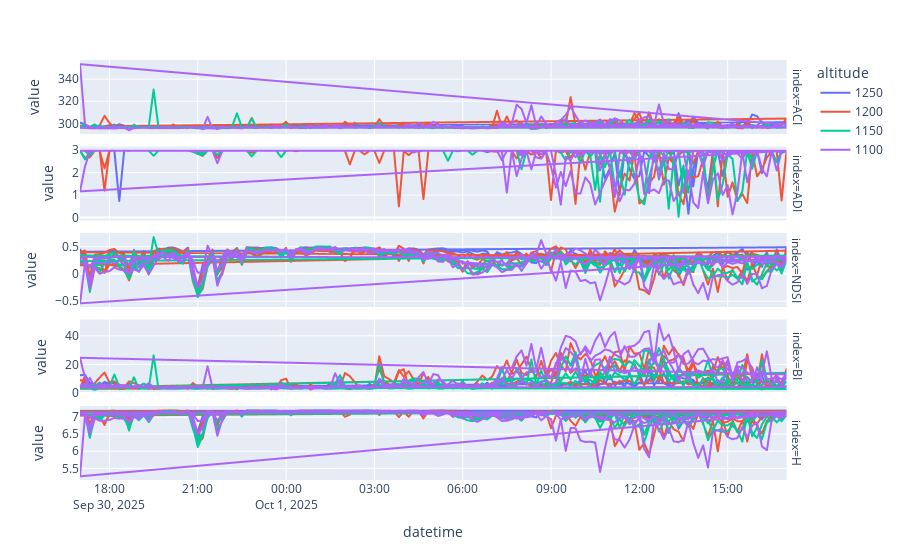

Write notebook code for a chart like this one.
### Markdown cell above
### With long file in order to see each index with the others

### Code cell
fig = px.line(
    df_long,
    x='datetime',
    y='value',
    color='altitude',
    log_y=False,
    facet_row='index',
)

fig.update_yaxes(matches=None)

fig.show()

### Figure 1 — Plotly figure (JSON) as saved in the notebook; plotly's stock layout.template omitted (floating-point values rounded to 4 significant figures; data arrays with more than 128 entries replaced by an {"elided": "..."} marker saying what was removed)
{"data": [{"hovertemplate": "altitude=1250<br>index=ACI<br>datetime=%{x}<br>value=%{y}<extra></extra>", "legendgroup": "1250", "line": {"color": "#636efa", "dash": "solid"}, "marker": {"symbol": "circle"}, "mode": "lines", "name": "1250", "showlegend": true, "type": "scattergl", "x": {"elided": "290 str values"}, "xaxis": "x5", "y": {"elided": "290 float values"}, "yaxis": "y5"}, {"hovertemplate": "altitude=1250<br>index=ADI<br>datetime=%{x}<br>value=%{y}<extra></extra>", "legendgroup": "1250", "line": {"color": "#636efa", "dash": "solid"}, "marker": {"symbol": "circle"}, "mode": "lines", "name": "1250", "showlegend": false, "type": "scattergl", "x": {"elided": "290 str values"}, "xaxis": "x4", "y": {"elided": "290 float values"}, "yaxis": "y4"}, {"hovertemplate": "altitude=1250<br>index=NDSI<br>datetime=%{x}<br>value=%{y}<extra></extra>", "legendgroup": "1250", "line": {"color": "#636efa", "dash": "solid"}, "marker": {"symbol": "circle"}, "mode": "lines", "name": "1250", "showlegend": false, "type": "scattergl", "x": {"elided": "290 str values"}, "xaxis": "x3", "y": {"elided": "290 float values"}, "yaxis": "y3"}, {"hovertemplate": "altitude=1250<br>index=BI<br>datetime=%{x}<br>value=%{y}<extra></extra>", "legendgroup": "1250", "line": {"color": "#636efa", "dash": "solid"}, "marker": {"symbol": "circle"}, "mode": "lines", "name": "1250", "showlegend": false, "type": "scattergl", "x": {"elided": "290 str values"}, "xaxis": "x2", "y": {"elided": "290 float values"}, "yaxis": "y2"}, {"hovertemplate": "altitude=1250<br>index=H<br>datetime=%{x}<br>value=%{y}<extra></extra>", "legendgroup": "1250", "line": {"color": "#636efa", "dash": "solid"}, "marker": {"symbol": "circle"}, "mode": "lines", "name": "1250", "showlegend": false, "type": "scattergl", "x": {"elided": "290 str values"}, "xaxis": "x", "y": {"elided": "290 float values"}, "yaxis": "y"}, {"hovertemplate": "altitude=1200<br>index=ACI<br>datetime=%{x}<br>value=%{y}<extra></extra>", "legendgroup": "1200", "line": {"color": "#EF553B", "dash": "solid"}, "marker": {"symbol": "circle"}, "mode": "lines", "name": "1200", "showlegend": true, "type": "scattergl", "x": {"elided": "435 str values"}, "xaxis": "x5", "y": {"elided": "435 float values"}, "yaxis": "y5"}, {"hovertemplate": "altitude=1200<br>index=ADI<br>datetime=%{x}<br>value=%{y}<extra></extra>", "legendgroup": "1200", "line": {"color": "#EF553B", "dash": "solid"}, "marker": {"symbol": "circle"}, "mode": "lines", "name": "1200", "showlegend": false, "type": "scattergl", "x": {"elided": "435 str values"}, "xaxis": "x4", "y": {"elided": "435 float values"}, "yaxis": "y4"}, {"hovertemplate": "altitude=1200<br>index=NDSI<br>datetime=%{x}<br>value=%{y}<extra></extra>", "legendgroup": "1200", "line": {"color": "#EF553B", "dash": "solid"}, "marker": {"symbol": "circle"}, "mode": "lines", "name": "1200", "showlegend": false, "type": "scattergl", "x": {"elided": "435 str values"}, "xaxis": "x3", "y": {"elided": "435 float values"}, "yaxis": "y3"}, {"hovertemplate": "altitude=1200<br>index=BI<br>datetime=%{x}<br>value=%{y}<extra></extra>", "legendgroup": "1200", "line": {"color": "#EF553B", "dash": "solid"}, "marker": {"symbol": "circle"}, "mode": "lines", "name": "1200", "showlegend": false, "type": "scattergl", "x": {"elided": "435 str values"}, "xaxis": "x2", "y": {"elided": "435 float values"}, "yaxis": "y2"}, {"hovertemplate": "altitude=1200<br>index=H<br>datetime=%{x}<br>value=%{y}<extra></extra>", "legendgroup": "1200", "line": {"color": "#EF553B", "dash": "solid"}, "marker": {"symbol": "circle"}, "mode": "lines", "name": "1200", "showlegend": false, "type": "scattergl", "x": {"elided": "435 str values"}, "xaxis": "x", "y": {"elided": "435 float values"}, "yaxis": "y"}, {"hovertemplate": "altitude=1150<br>index=ACI<br>datetime=%{x}<br>value=%{y}<extra></extra>", "legendgroup": "1150", "line": {"color": "#00cc96", "dash": "solid"}, "marker": {"symbol": "circle"}, "mode": "lines", "name": "1150", "showlegend": true, "type": "scattergl", "x": {"elided": "435 str values"}, "xaxis": "x5", "y": {"elided": "435 float values"}, "yaxis": "y5"}, {"hovertemplate": "altitude=1150<br>index=ADI<br>datetime=%{x}<br>value=%{y}<extra></extra>", "legendgroup": "1150", "line": {"color": "#00cc96", "dash": "solid"}, "marker": {"symbol": "circle"}, "mode": "lines", "name": "1150", "showlegend": false, "type": "scattergl", "x": {"elided": "435 str values"}, "xaxis": "x4", "y": {"elided": "435 float values"}, "yaxis": "y4"}, {"hovertemplate": "altitude=1150<br>index=NDSI<br>datetime=%{x}<br>value=%{y}<extra></extra>", "legendgroup": "1150", "line": {"color": "#00cc96", "dash": "solid"}, "marker": {"symbol": "circle"}, "mode": "lines", "name": "1150", "showlegend": false, "type": "scattergl", "x": {"elided": "435 str values"}, "xaxis": "x3", "y": {"elided": "435 float values"}, "yaxis": "y3"}, {"hovertemplate": "altitude=1150<br>index=BI<br>datetime=%{x}<br>value=%{y}<extra></extra>", "legendgroup": "1150", "line": {"color": "#00cc96", "dash": "solid"}, "marker": {"symbol": "circle"}, "mode": "lines", "name": "1150", "showlegend": false, "type": "scattergl", "x": {"elided": "435 str values"}, "xaxis": "x2", "y": {"elided": "435 float values"}, "yaxis": "y2"}, {"hovertemplate": "altitude=1150<br>index=H<br>datetime=%{x}<br>value=%{y}<extra></extra>", "legendgroup": "1150", "line": {"color": "#00cc96", "dash": "solid"}, "marker": {"symbol": "circle"}, "mode": "lines", "name": "1150", "showlegend": false, "type": "scattergl", "x": {"elided": "435 str values"}, "xaxis": "x", "y": {"elided": "435 float values"}, "yaxis": "y"}, {"hovertemplate": "altitude=1100<br>index=ACI<br>datetime=%{x}<br>value=%{y}<extra></extra>", "legendgroup": "1100", "line": {"color": "#ab63fa", "dash": "solid"}, "marker": {"symbol": "circle"}, "mode": "lines", "name": "1100", "showlegend": true, "type": "scattergl", "x": {"elided": "435 str values"}, "xaxis": "x5", "y": {"elided": "435 float values"}, "yaxis": "y5"}, {"hovertemplate": "altitude=1100<br>index=ADI<br>datetime=%{x}<br>value=%{y}<extra></extra>", "legendgroup": "1100", "line": {"color": "#ab63fa", "dash": "solid"}, "marker": {"symbol": "circle"}, "mode": "lines", "name": "1100", "showlegend": false, "type": "scattergl", "x": {"elided": "435 str values"}, "xaxis": "x4", "y": {"elided": "435 float values"}, "yaxis": "y4"}, {"hovertemplate": "altitude=1100<br>index=NDSI<br>datetime=%{x}<br>value=%{y}<extra></extra>", "legendgroup": "1100", "line": {"color": "#ab63fa", "dash": "solid"}, "marker": {"symbol": "circle"}, "mode": "lines", "name": "1100", "showlegend": false, "type": "scattergl", "x": {"elided": "435 str values"}, "xaxis": "x3", "y": {"elided": "435 float values"}, "yaxis": "y3"}, {"hovertemplate": "altitude=1100<br>index=BI<br>datetime=%{x}<br>value=%{y}<extra></extra>", "legendgroup": "1100", "line": {"color": "#ab63fa", "dash": "solid"}, "marker": {"symbol": "circle"}, "mode": "lines", "name": "1100", "showlegend": false, "type": "scattergl", "x": {"elided": "435 str values"}, "xaxis": "x2", "y": {"elided": "435 float values"}, "yaxis": "y2"}, {"hovertemplate": "altitude=1100<br>index=H<br>datetime=%{x}<br>value=%{y}<extra></extra>", "legendgroup": "1100", "line": {"color": "#ab63fa", "dash": "solid"}, "marker": {"symbol": "circle"}, "mode": "lines", "name": "1100", "showlegend": false, "type": "scattergl", "x": {"elided": "435 str values"}, "xaxis": "x", "y": {"elided": "435 float values"}, "yaxis": "y"}], "layout": {"annotations": [{"font": {}, "showarrow": false, "text": "index=H", "textangle": 90, "x": 0.98, "xanchor": "left", "xref": "paper", "y": 0.088, "yanchor": "middle", "yref": "paper"}, {"font": {}, "showarrow": false, "text": "index=BI", "textangle": 90, "x": 0.98, "xanchor": "left", "xref": "paper", "y": 0.294, "yanchor": "middle", "yref": "paper"}, {"font": {}, "showarrow": false, "text": "index=NDSI", "textangle": 90, "x": 0.98, "xanchor": "left", "xref": "paper", "y": 0.5, "yanchor": "middle", "yref": "paper"}, {"font": {}, "showarrow": false, "text": "index=ADI", "textangle": 90, "x": 0.98, "xanchor": "left", "xref": "paper", "y": 0.706, "yanchor": "middle", "yref": "paper"}, {"font": {}, "showarrow": false, "text": "index=ACI", "textangle": 90, "x": 0.98, "xanchor": "left", "xref": "paper", "y": 0.912, "yanchor": "middle", "yref": "paper"}], "legend": {"title": {"text": "altitude"}, "tracegroupgap": 0}, "margin": {"t": 60}, "xaxis": {"anchor": "y", "domain": [0, 0.98], "title": {"text": "datetime"}}, "xaxis2": {"anchor": "y2", "domain": [0, 0.98], "matches": "x", "showticklabels": false}, "xaxis3": {"anchor": "y3", "domain": [0, 0.98], "matches": "x", "showticklabels": false}, "xaxis4": {"anchor": "y4", "domain": [0, 0.98], "matches": "x", "showticklabels": false}, "xaxis5": {"anchor": "y5", "domain": [0, 0.98], "matches": "x", "showticklabels": false}, "yaxis": {"anchor": "x", "domain": [0, 0.176], "title": {"text": "value"}}, "yaxis2": {"anchor": "x2", "domain": [0.206, 0.382], "title": {"text": "value"}}, "yaxis3": {"anchor": "x3", "domain": [0.412, 0.588], "title": {"text": "value"}}, "yaxis4": {"anchor": "x4", "domain": [0.618, 0.794], "title": {"text": "value"}}, "yaxis5": {"anchor": "x5", "domain": [0.824, 1], "title": {"text": "value"}}}}
